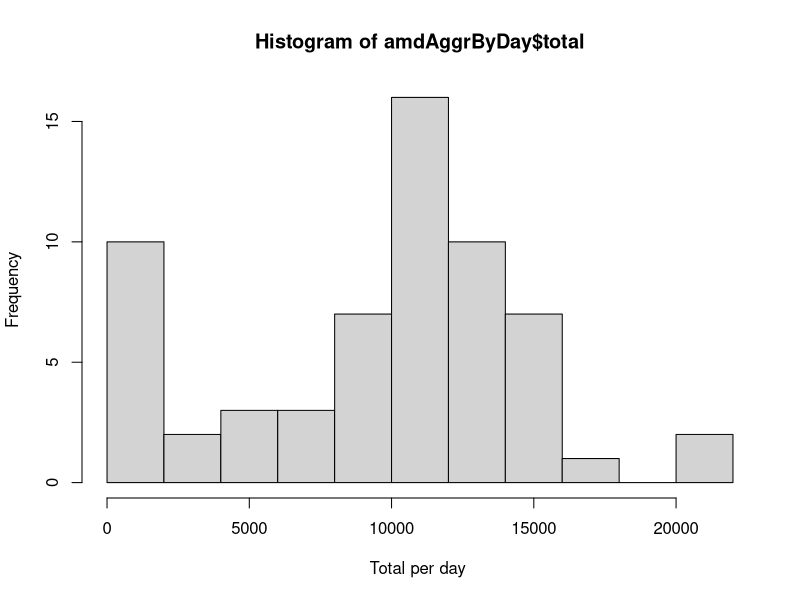
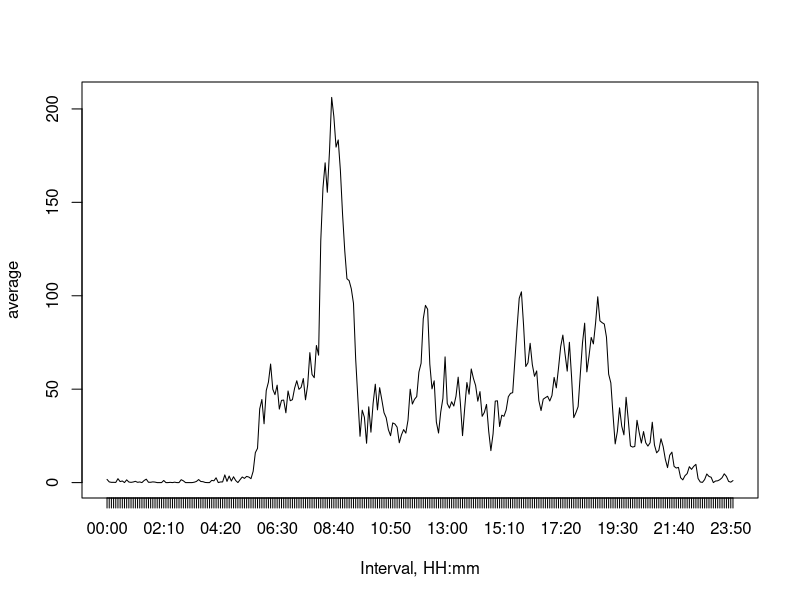
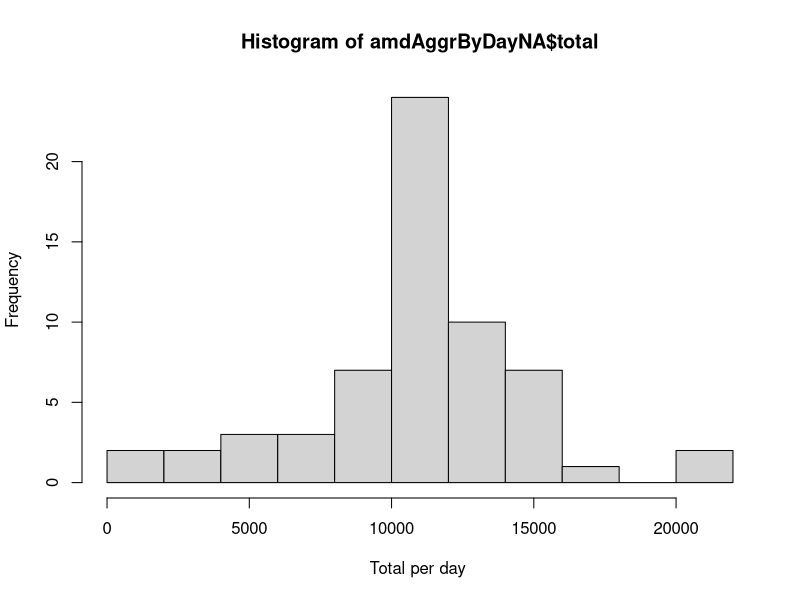
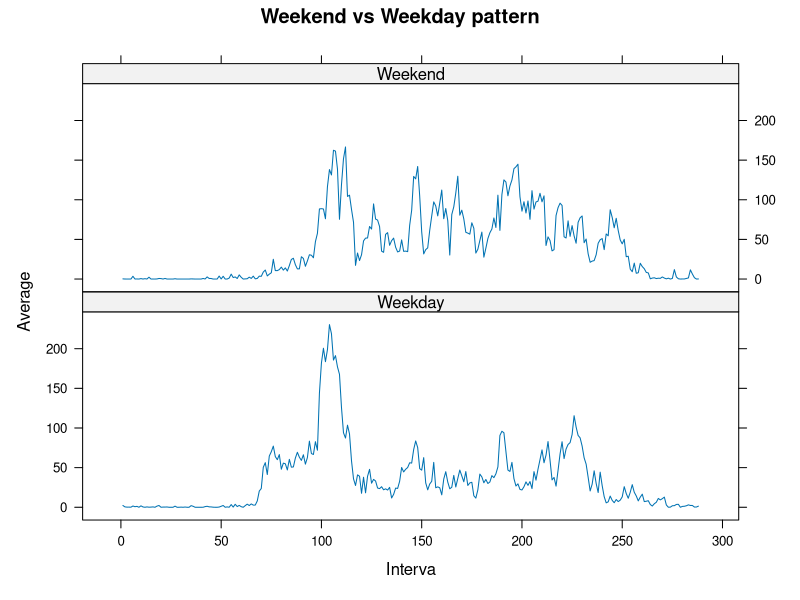
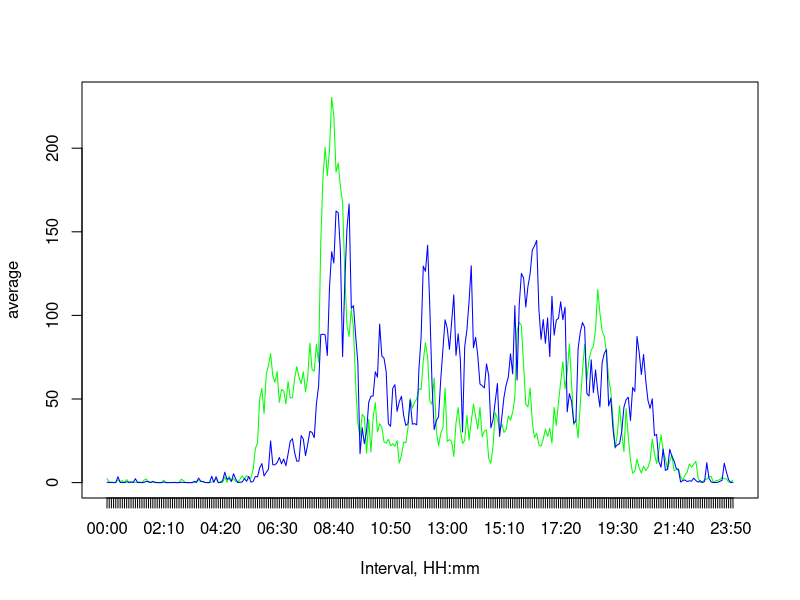

The R script that drew these images, in order:
## ---- chunk 1
# activity monitoring data - data frame after initial load
# take something in the middle to show NaNs

amd = read.csv("activity.csv");
knitr::kable(amd[285:293,], align="c", digits = 2, caption = "Raw Data: Sample Data Rows")

## ---- chunk 2
amd$date <- as.Date(amd$date, "%m/%d/%Y")

#add rownum for proper sorting
amd$rownumber <- ave(amd$steps, amd$date, FUN = seq_along)

#this method found online - as couldnt find a native one
str_rev <- function(s){
  paste(rev(substring(s,1:nchar(s),1:nchar(s))),collapse="") 
}

#this method is mine and ugly
amd$interval <- sapply(amd$interval ,
                        function(x){
                            y <- str_rev(substr(paste(str_rev(x) , "000", sep = ""), 1, 4))
                            paste(substr(y, 1, 2), substr(y,3,5), sep = ":")})

knitr::kable(amd[285:293,], align="c", digits = 2, caption = "Formated data: Sample Data Rows")


## ---- chunk 3
amdAggrByDay <- aggregate(amd$steps, by=list(Category=amd$date), FUN=sum, na.rm=TRUE)
names(amdAggrByDay) <- c("date", "total")

## ---- chunk 4
#format out digital places
mn <- sprintf("%.1f",mean(amdAggrByDay$total))
md <- sprintf("%.1f",median(amdAggrByDay$total))
knitr::kable(amdAggrByDay[1:5,], align="c", digits = 2, caption = "Sample Rows for Totals per Date")

## ---- chunk 5
hist(amdAggrByDay$total, xlab="Total per day ", breaks =  10)

## ---- chunk 6
amdAggrByInterval <- aggregate(amd$steps, by=list(Category=amd$interval), FUN=mean, na.rm=TRUE)
amdAggrByInterval$rownumber <- ave(amdAggrByInterval$Category, FUN = seq_along)
names(amdAggrByInterval) <- c("time", "mean","interval")

mx <- sprintf("%.1f",max(amdAggrByInterval$mean))
mi <- which(amdAggrByInterval$mean == mx)

#disable rownum x lables and replace by formatted time - looks much better
plot(x=amdAggrByInterval$interval,y=amdAggrByInterval$mean,type="l",xlab='Interval, HH:mm', ylab="average", xaxt='n')
axis(1, at=amdAggrByInterval$interval, labels=c(amdAggrByInterval$time))

## ---- chunk 7

admMissCount <- aggregate(amd$steps, by=list(Category=amd$date), FUN=function(x){sum(is.na(x))})
names(admMissCount) <- c("date", "count")

## ---- chunk 8
knitr::kable(admMissCount[admMissCount$count >0,], align="c", digits = 2, caption = "Dates with Missing Steps")

## ---- chunk 9
#copy
amdNaReplaced <- amd
#replace NA
amdNaReplaced[,1] <-apply(amd, 1, function(x) 
                                    if(is.na(x[1])) 
                                      amdAggrByInterval$mean[amdAggrByInterval$interval==as.numeric(x[4])] 
                                    else 
                                      as.numeric(x[1]))

## ---- chunk 10
knitr::kable(amdNaReplaced[285:293,], align="c", digits = 2, caption = "Raw Data with NA replaced: Sample Data Rows")

## ---- chunk 11
amdAggrByDayNA <- aggregate(amdNaReplaced$steps, by=list(Category=amdNaReplaced$date), FUN=sum, na.rm=TRUE)
names(amdAggrByDayNA) <- c("date", "total")
mnNA <- sprintf("%.1f",mean(amdAggrByDayNA$total))
mdNA <- sprintf("%.1f",median(amdAggrByDayNA$total))
hist(amdAggrByDayNA$total, xlab="Total per day ", breaks =  10)

## ---- chunk 12
amdNaReplaced$weekend <- (weekdays(amdNaReplaced$date) %in% c('Saturday','Sunday'))
amdNaReplaced[,5] <-apply(amdNaReplaced, 1, function(x)  if(x[[5]]==FALSE) "Weekday"  else "Weekend")

amdAggrByWeekDay <- aggregate(amdNaReplaced$steps, by=list(Category=amdNaReplaced$rownumber,amdNaReplaced$weekend), FUN=mean)
names(amdAggrByWeekDay) <- c("interval", "weekday", "mean")

library(lattice)
xyplot(mean ~ interval | factor(weekday), data=amdAggrByWeekDay, 
       type = 'l', main="Weekend vs Weekday pattern",
       xlab="Interva", ylab="Average",layout=c(1,2))

## ---- chunk 13
xval <- amdAggrByWeekDay[amdAggrByWeekDay$weekday=="Weekday",]$interval
yval1 <- amdAggrByWeekDay[amdAggrByWeekDay$weekday=="Weekday",]$mean
yval2 <- amdAggrByWeekDay[amdAggrByWeekDay$weekday=="Weekend",]$mean

plot(x=xval,y=yval1,type="l",col = 'green', xlab='Interval, HH:mm', ylab="average", xaxt='n')
lines(x=xval,y=yval2,col = 'blue')
axis(1, at=xval, labels=c(amdAggrByInterval$time))

